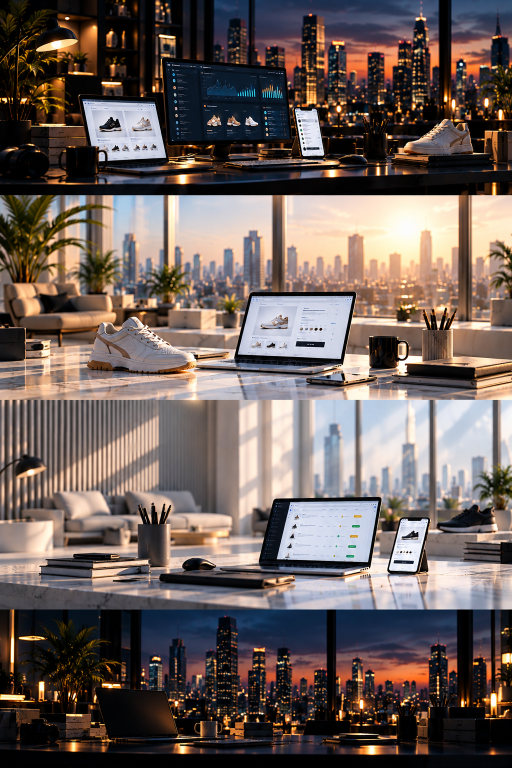
#> input picture src/assets/boceto/ecommerce-v2/fondos-v2.png, 1024 x 1536 px, found by its file name (shown at 1/2 size)
$ python fondos-ecommerce-v2.py
#> lines starting #> are read from the running program, lines starting #| are printed output that depends on the picture
# -*- coding: utf-8 -*-
"""Fondos de la landing de ecommerce v2.

Hoja buena: `src/assets/boceto/ecommerce-v2/fondos-v2.png` (1024x1536), la que
paso Anais el 2026-09-30 en segunda vuelta y es la que le gusta. Sustituye a
`fondos.png`, que se queda de historico.

Trae CUATRO escenas, no nueve. Las costuras se detectaron midiendo el salto de
color entre filas consecutivas: caen en y = 390, 800 y 1219.

    1 ·    0-389   escritorio de noche, monitores y ciudad     (oscura)
    2 ·  391-799   loft al atardecer, zapatilla y portatil      (clara)
    3 ·  800-1218  oficina de dia, portatil, movil y zapatilla  (clara)
    4 · 1219-1536  escritorio al anochecer, portatil y ciudad   (oscura)

Como son cuatro para once secciones, a cada seccion se le recorta SU banda
dentro de la escena que le toca, al alto exacto que pide su aspect-ratio. Asi
ninguna repite encuadre y `cover` no tiene que inventarse nada.

Ademas se genera un recorte VERTICAL por seccion (`*-movil.webp`). Sin el, en
el movil la foto panoramica se amplia tanto que solo se ve un parche liso: a
390 px de ancho de una foto 3:1 se ve el 18 %. Es el fallo 10 de CLAUDE.md.
"""
from PIL import Image

HOJA = Image.open('src/assets/boceto/ecommerce-v2/fondos-v2.png').convert('RGB')
#> HOJA is the input picture: PIL image 1024x1536 RGB; mean R, G, B 108.4, 95.5, 90.9
OUT = 'src/assets/'

# (archivo, y0, alto, ancho de salida, calidad, centro en x para el movil)
SECCIONES = [
    ('ecom-hero.webp',        34, 322, 1400, 60, 0.52),  # 1 · monitores y ciudad
    ('ecom-postventa.webp', 1219, 224, 1400, 58, 0.34),  # 4 · portatil al anochecer
    ('ecom-dato.webp',       208, 182, 1400, 58, 0.72),  # 1 · la mesa y la zapatilla
    ('ecom-seda.webp',       600, 150, 1300, 62, 0.34),  # 2 · zapatilla sobre marmol
    ('ecom-demo.webp',       800, 419, 1400, 60, 0.62),  # 3 · oficina de dia
    ('ecom-piezas.webp',    1000, 134, 1300, 62, 0.60),  # 3 · portatil y movil
    ('ecom-tecno.webp',      640, 124, 1300, 62, 0.55),  # 2 · el portatil del loft
    ('ecom-equipo.webp',     850, 172, 1300, 62, 0.28),  # 3 · sofa y persianas
    ('ecom-limites.webp',    430, 152, 1300, 62, 0.70),  # 2 · ventanal al atardecer
    ('ecom-cierre.webp',    1400,  88, 1400, 58, 0.50),  # 4 · la mesa al anochecer
    ('ecom-pie.webp',       1462,  74, 1400, 58, 0.50),  # 4 · la mesa, abajo
]

# El movil pide un recorte casi cuadrado: una ventana de 400 px de ancho sobre
# la escena entera, no la banda apaisada de la seccion.
ESCENAS = [(0, 390), (391, 799), (800, 1218), (1219, 1536)]

def escena_de(y0):
    for a, b in ESCENAS:
        if a <= y0 < b:
            return a, b
    return ESCENAS[-1]

for nombre, y0, alto, ancho, cal, cx in SECCIONES:
    HOJA.crop((0, y0, 1024, y0 + alto)).resize(
        (ancho, round(ancho * alto / 1024)), Image.LANCZOS
    ).save(OUT + nombre, 'WEBP', quality=cal, method=6)
    kb = len(open(OUT + nombre, 'rb').read()) / 1024

    ea, eb = escena_de(y0)
    vw = 400
    vx = min(max(int(cx * 1024) - vw // 2, 0), 1024 - vw)
    ventana = HOJA.crop((vx, ea, vx + vw, eb))
    mov = nombre.replace('.webp', '-movil.webp')
    ventana.resize((760, round(760 * ventana.height / ventana.width)), Image.LANCZOS) \
           .save(OUT + mov, 'WEBP', quality=cal, method=6)
    kbm = len(open(OUT + mov, 'rb').read()) / 1024
    print('%-24s %sx%-5s %5.1f KB   movil %5.1f KB' %
          (nombre, ancho, round(ancho * alto / 1024), kb, kbm))
#> this loop made 11 passes
#> pass 1, `HOJA.crop((0, y0, 1024, y0 + alto)).resize( (ancho, round(ancho * alto..`:
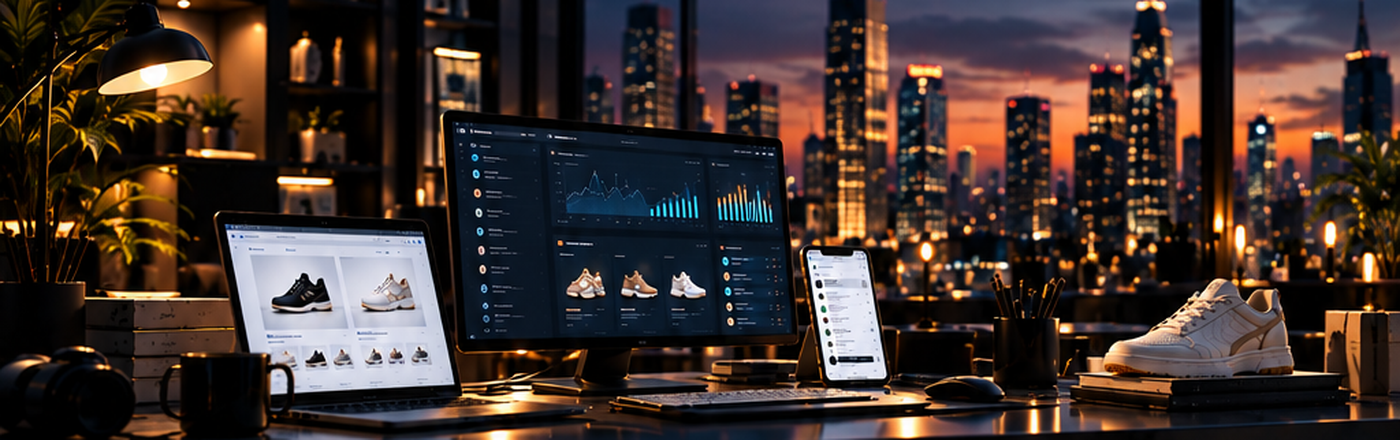
#> saved as ecom-hero.webp: PIL image 1400x440 RGB; mean R, G, B 65, 51.4, 46.8
#> pass 1, `ventana = HOJA.crop((vx, ea, vx + vw, eb))`:
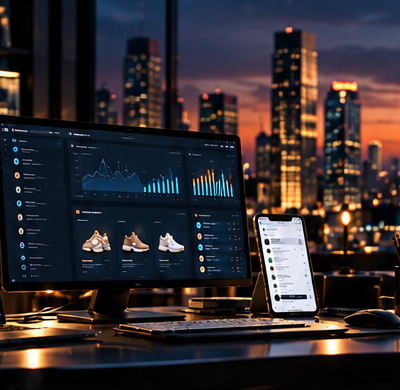
#> ventana: PIL image 400x390 RGB; mean R, G, B 51.9, 45.1, 48.1
#> pass 1, `ventana.resize((760, round(760 * ventana.height / ventana.width)), Ima..`:
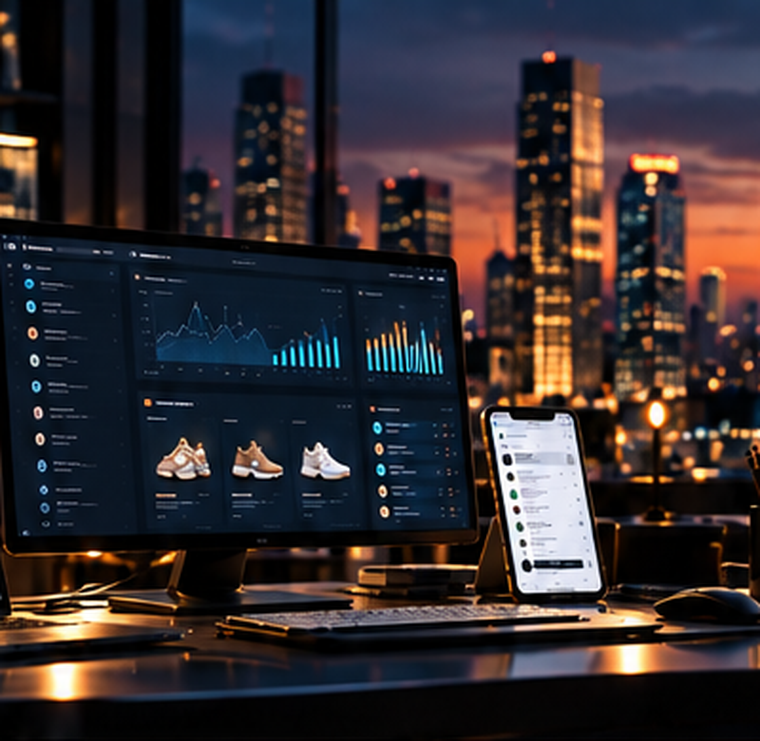
#> saved as ecom-hero-movil.webp: PIL image 760x741 RGB; mean R, G, B 51.9, 45.2, 48.2
#> pass 2, `HOJA.crop((0, y0, 1024, y0 + alto)).resize( (ancho, round(ancho * alto..`:
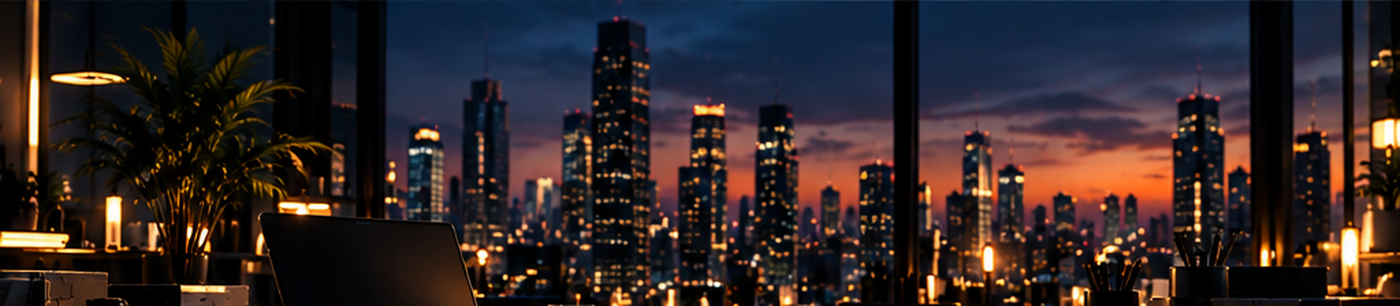
#> saved as ecom-postventa.webp: PIL image 1400x306 RGB; mean R, G, B 49.8, 38.8, 39.3
#> after the loop:
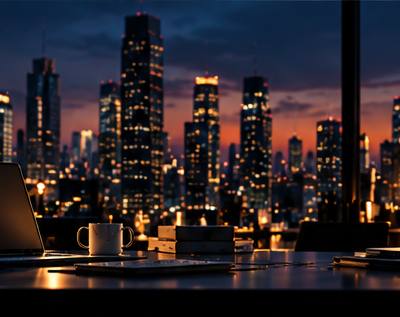
#> ventana: PIL image 400x317 RGB; mean R, G, B 45, 36.8, 40.8


# ESCRITORIO, SEGUNDA MAQUETA (2026-10-03)
# La pagina dejo de ser "folleto": las secciones ya no tienen la proporcion de
# su tira del boceto (1024/134, 1024/88...) sino alto real, unos 2,3:1 a 1440.
# Con las bandas de arriba, `cover` las ampliaba de 3 a 6 veces. Ahora cada
# seccion toma una VENTANA de la escena entera, con la proporcion de su hueco.
# Las que comparten escena llevan ventanas distintas, para no repetir encuadre.
# (archivo, escena, ancho de ventana, centro x, ancla vertical 0 arriba / 1 abajo)
ESCRITORIO = [
    ('ecom-hero.webp',      0, 1024, 0.50, 0.5),
    ('ecom-postventa.webp', 3,  730, 0.34, 0.5),
    ('ecom-dato.webp',      0,  880, 0.72, 1.0),
    ('ecom-seda.webp',      1,  880, 0.34, 1.0),
    ('ecom-demo.webp',      2, 1024, 0.50, 0.5),
    ('ecom-piezas.webp',    2,  820, 0.66, 1.0),
    ('ecom-tecno.webp',     1,  820, 0.60, 1.0),
    ('ecom-limites.webp',   1,  820, 0.62, 0.0),
    ('ecom-equipo.webp',    2,  820, 0.28, 0.0),
    ('ecom-cierre.webp',    3, 1024, 0.50, 0.5),
]
if __name__ == '__main__':
    for nombre, e, vw, cx, ancla in ESCRITORIO:
        ea, eb = ESCENAS[e]
        vh = min(eb - ea, round(vw / 2.3))
        vx = min(max(int(cx * 1024) - vw // 2, 0), 1024 - vw)
        vy = ea + round((eb - ea - vh) * ancla)
        sal = 1600
        HOJA.crop((vx, vy, vx + vw, vy + vh)).resize((sal, round(sal * vh / vw)), Image.LANCZOS) \
            .save(OUT + nombre, 'WEBP', quality=56, method=6)
        print('%-24s %sx%-4s %5.1f KB  (escritorio, ventana %sx%s)' %
              (nombre, sal, round(sal * vh / vw), len(open(OUT + nombre, 'rb').read()) / 1024, vw, vh))
#> this loop made 10 passes
#> pass 1, `HOJA.crop((vx, vy, vx + vw, vy + vh)).resize((sal, round(sal * vh / vw..`:
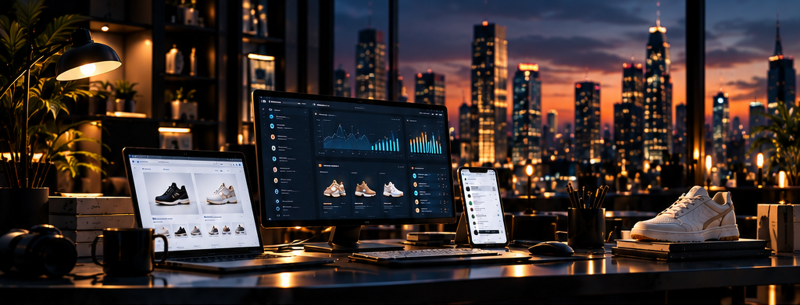
#> saved as ecom-hero.webp: PIL image 1600x609 RGB (shown at 1/2 size); mean R, G, B 58.4, 47.5, 45.1
#> pass 2, `HOJA.crop((vx, vy, vx + vw, vy + vh)).resize((sal, round(sal * vh / vw..`:
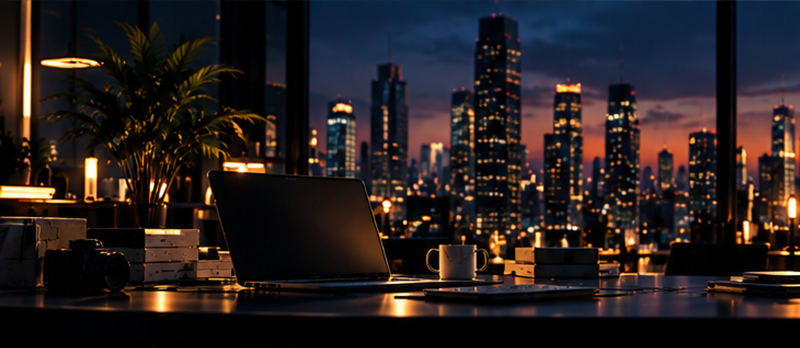
#> saved as ecom-postventa.webp: PIL image 1600x695 RGB (shown at 1/2 size); mean R, G, B 39.8, 31.4, 31


def pieza(nombre, caja, sal, calidad=78):
    """Piezas pequenas que la hoja de fondos no trae y se recortan de la
    referencia: van a la resolucion de la captura y son provisionales."""
#> (the run stopped early here; a loop or call above may not have finished)

$ run again, with src/assets/boceto/ecommerce-v2/fondos.png copied over src/assets/boceto/ecommerce-v2/fondos-v2.png
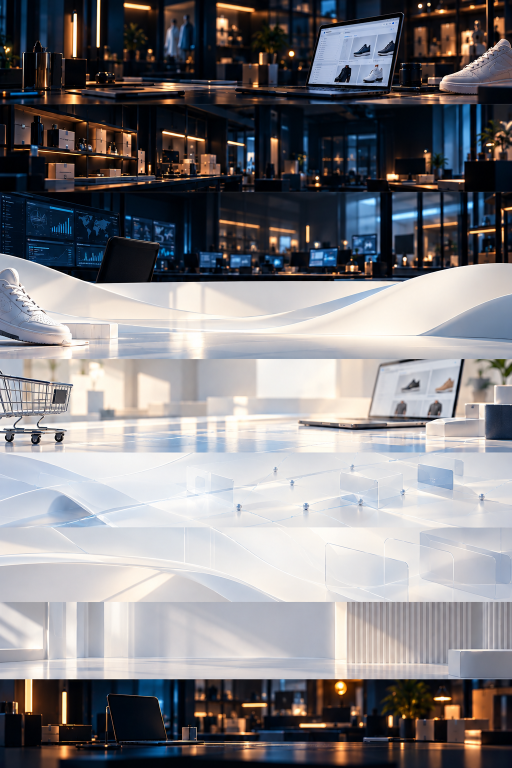
#> input picture src/assets/boceto/ecommerce-v2/fondos.png, 1024 x 1536 px, found by its file name (shown at 1/2 size)
#> HOJA is the input picture: PIL image 1024x1536 RGB; mean R, G, B 129, 127.4, 130.7
#> after the loop `for nombre, y0, alto, ancho, cal, cx in SECCIONES:`:
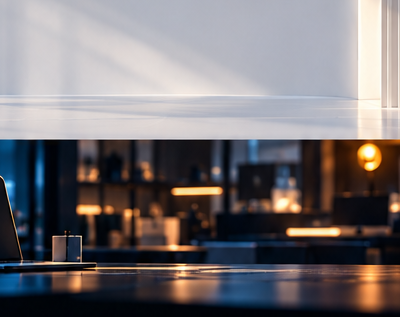
#> ventana: PIL image 400x317 RGB; mean R, G, B 117.6, 112.5, 114.9
#> the loop `for nombre, e, vw, cx, ancla in ESCRITORIO:` made 10 passes
#> pass 2, `HOJA.crop((vx, vy, vx + vw, vy + vh)).resize((sal, round(sal * vh / vw..`:
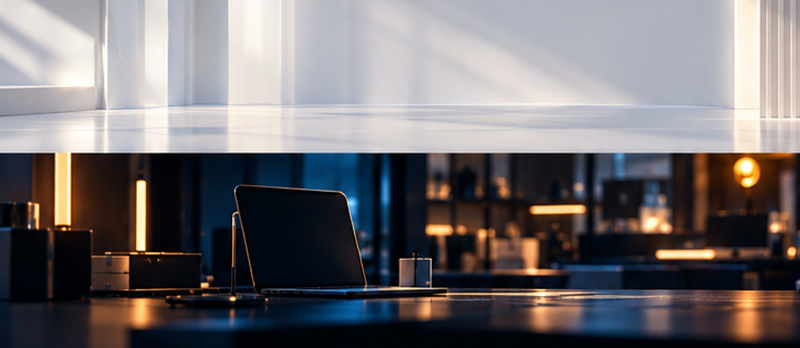
#> saved as ecom-postventa.webp: PIL image 1600x695 RGB (shown at 1/2 size); mean R, G, B 114.1, 109.9, 112.1
